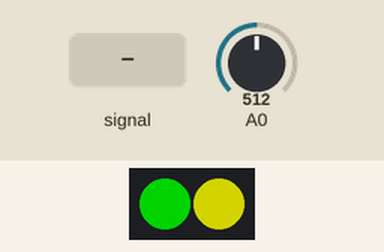
The sketch below on a simulated Arduino Uno, built with avr-gcc and run on an emulated ATmega328P. Parts: 2 RGB LEDs in strip order, left to right. The test bench sets the inputs (shaded band); at power-on: A0 = 512. Dim RGB values are drawn brighter than linear; the strip is taken to match the declared colour order.

Above: at 1.2 s.
1.3 s: A0 set to 6
At 2.0 s:
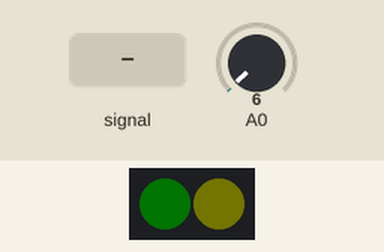
2.8 s: A0 set to 3
At 3.2 s:
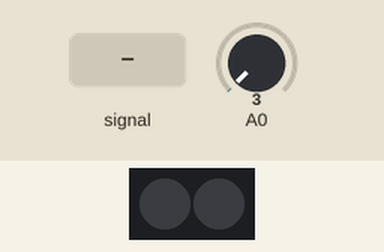
4.3 s: A0 set to 511
At 5.5 s:
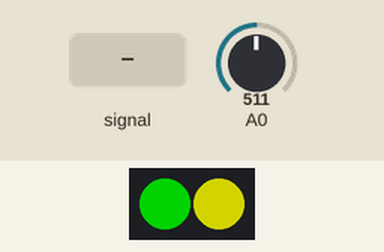
5.8 s: A0 fed a 200 Hz sine of ±81 counts around its level
At 5.95 s:
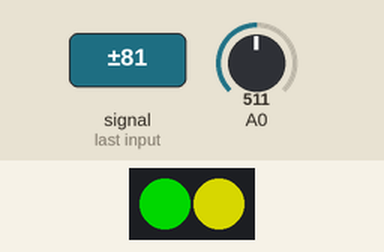
Timing chart, 0 to 9.8 s (numbered marks = the images above; inputs shaded):
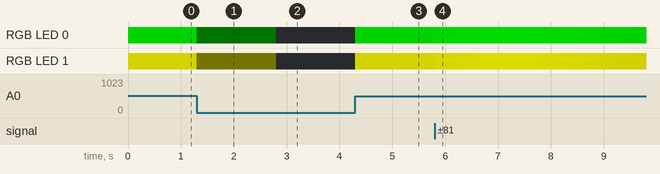

Measured:
- the behaviour switches between 5 and 4 on A0 (found by bisection; images 1 and 2)
- after the input at 1.3 s, RGB LED 0: RGB(0, 127, 0) → RGB(0, 1, 0) at once; RGB LED 1: RGB(127, 127, 0) → RGB(1, 1, 0) at once
- after the input at 2.8 s, RGB LED 0: RGB(0, 1, 0) → off at once; RGB LED 1: RGB(1, 1, 0) → off at once
- after the input at 4.3 s, RGB LED 0: off → RGB(0, 127, 0) at once; RGB LED 1: off → RGB(127, 127, 0) at once

The sketch:

AWiFi_SLEDs.ino.ino
```cpp
#include <Adafruit_NeoPixel.h>
#define NUMSLEDs 2
#define PINSLEDs 10
Adafruit_NeoPixel SLEDs = Adafruit_NeoPixel (NUMSLEDs,PINSLEDs,NEO_RGB + NEO_KHZ800);
void setup ()
{
  pinMode(PINSLEDs,OUTPUT);
  SLEDs.begin();
  SLEDs.show();
}
void loop()
{
  int val = map(analogRead(A0),0,1023,0,255);
  SLEDs.setPixelColor(0, SLEDs.Color( 0,val, 0));
  SLEDs.setPixelColor(1, SLEDs.Color(val,val, 0));
  SLEDs.show();
}
```
